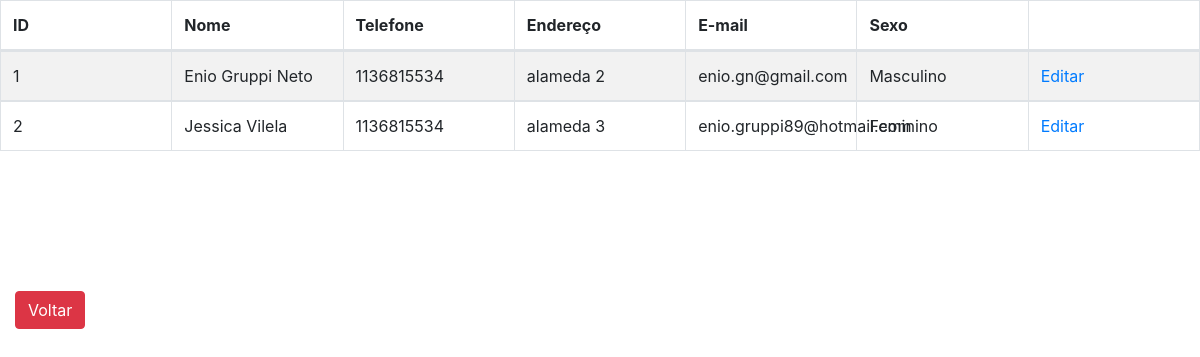
The page /cliente/ on the database its author committed.
### tables this page shows
CREATE TABLE cliente (
    id_cliente INTEGER PRIMARY KEY AUTOINCREMENT,
    nome VARCHAR(50) NOT NULL,
    sexo VARCHAR(1) NOT NULL,
    telefone CHAR(11) NULL,
    endereco CHAR(100) NULL,
    email CHAR(100) NULL
);

### clientes.py (the view)
@app.route("/cliente/")
def listar_clientes_api():
    return render_template("lista_clientes.html", clientes = listar_clientes())

### clientes.py (called while the page is built)
def row_to_dict(description, row):
    if row == None:
        return None
    d = {}
    for i in range(0, len(row)):
        d[description[i][0]] = row[i]
    return d

def rows_to_dict(description, rows):
    result = []
    for row in rows:
        result.append(row_to_dict(description, row))
    return result

def conectar():
    return sqlite3.connect('clientes.db')

def listar_clientes():
    with closing(conectar()) as con, closing(con.cursor()) as cur:
        cur.execute("SELECT id_cliente, nome, sexo, telefone, endereco, email FROM cliente ORDER BY id_cliente")
        return rows_to_dict(cur.description, cur.fetchall())

### templates/lista_clientes.html (shortened to what this page needs)
<!DOCTYPE html>
<html>
<head>
    <link href="//maxcdn.bootstrapcdn.com/bootstrap/4.1.1/css/bootstrap.min.css" rel="stylesheet" id="bootstrap-css">
    <link rel="stylesheet" type="text/css" href="/static/table.css"></link>
</head>
<body>
    <div class="table-responsive" id="sailorTableArea">
        <table id="sailorTable" class="table table-striped table-bordered" width="100%">
            <thead>
                <tr>
                    <th>ID</th>
                    <th>Nome</th>
                    <th>Telefone</th>
                    <th>Endereço</th>
                    <th>E-mail</th>
                    <th>Sexo</th>
                    <th>&nbsp;</th>
                </tr>
            </thead>
            <tbody>
                {% for cliente in clientes %}
                <tr>
                    <td>{{cliente['id_cliente']}}</td>
                    <td>{{cliente['nome']}}</td>
                    <td>{{cliente['telefone']}}</td>
                    <td>{{cliente['endereco']}}</td>
                    <td>{{cliente['email']}}</td>
                    <td>{% if cliente['sexo'] == 'M' %}Masculino{% else %}Feminino{% endif %}</td>
                    <td><a href="/cliente/{{cliente['id_cliente']}}" class="botao">Editar</a></td>
                </tr>
                {% endfor %}
            </tbody>
        </table>
    </div>
    <div class="form-group">
        <label class="col-md-4 control-label" for="btnsalvar"></label>
        <div class="col-md-8">
            <a id="btncancelar" name="btncancelar" class="btn btn-danger" href="/menu">Voltar</a>
        </div>
    </div>
</body>
</html>

### static/table.css (style rules this page uses)
#sailorTableArea { max-height: 300px; overflow-x: auto; overflow-y: auto; }
#sailorTable { white-space: normal; }
tbody { display: inline-block; height: 200px; overflow: auto; }
thead, tbody tr { display: table; width: 100%; table-layout: fixed; }

### rows shown on the page
cliente: id_cliente "1", nome "Enio Gruppi Neto", telefone "1136815534", endereco "alameda 2", email "enio.gn@gmail.com", sexo "Masculino"
cliente: id_cliente "2", nome "Jessica Vilela", telefone "1136815534", endereco "alameda 3", email "enio.gruppi89@hotmail.com", sexo "Feminino"
